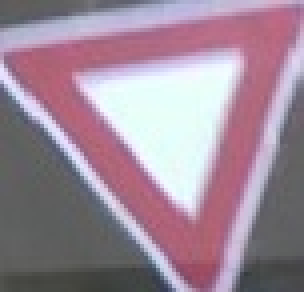
#> input picture approach2/raw_data/ceder_passage/equilateral_triangle_1018.jpg, 76 x 73 px, given in place of the camera (shown 4 times larger)
$ python triangle1.py
#> lines starting #> are read from the running program, lines starting #| are printed output that depends on the picture; after the words box and inside, x2 and y2 are one past the last pixel; in counts of white or black regions, pixels touching at a corner belong together
import cv2
import os
import numpy as np

# Create a folder to store your dataset
dataset_folder = "large_equilateral_triangle_road_signs"
if not os.path.exists(dataset_folder):
    os.makedirs(dataset_folder)

# Start webcam
cap = cv2.VideoCapture(0)

# Create a counter for the images
img_counter = 0

# Set a minimum area threshold for the triangle to be considered large enough
min_area = 500  # Adjust this value based on your requirements

while True:
    ret, frame = cap.read()
#> frame is the input picture: shape (73, 76, 3); mean B, G, R 152.1, 136.9, 158.3
    if not ret:
        break

    # Convert the frame to grayscale
    gray = cv2.cvtColor(frame, cv2.COLOR_BGR2GRAY)
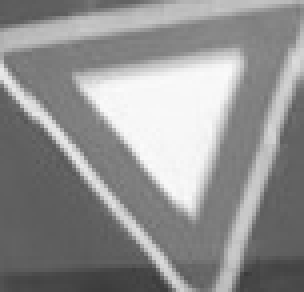
#> gray: shape (73, 76) (shown 4 times larger); min 58, max 251, mean 145

    # Apply GaussianBlur to reduce noise and improve contour detection
    blurred = cv2.GaussianBlur(gray, (5, 5), 0)
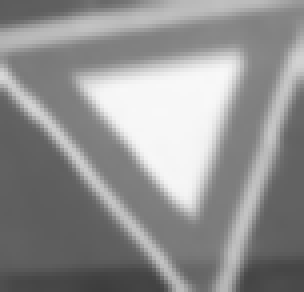
#> blurred: shape (73, 76) (shown 4 times larger); min 61, max 248, mean 145

    # Edge detection using Canny
    edges = cv2.Canny(blurred, 50, 150)
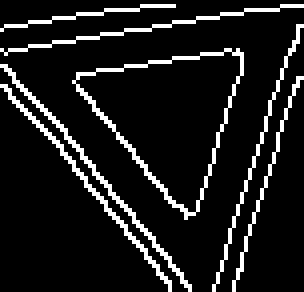
#> edges: shape (73, 76) (shown 4 times larger); 10.7% white in thin lines or dots

    # Find contours in the edge-detected image
    contours, _ = cv2.findContours(edges.copy(), cv2.RETR_EXTERNAL, cv2.CHAIN_APPROX_SIMPLE)
#> contours = 7 contours, 4 with area under 20; largest, box (x1, y1, x2, y2) and area: (18, 12, 61, 55) 935, (0, 16, 48, 73) 46, (0, 21, 43, 73) 42

    for contour in contours:
        # Approximate the contour to a polygon
        epsilon = 0.04 * cv2.arcLength(contour, True)
        approx = cv2.approxPolyDP(contour, epsilon, True)

        # If the polygon has 3 vertices, it's a triangle
        if len(approx) == 3:
            # Calculate the lengths of the sides of the triangle
            side1 = np.linalg.norm(approx[0] - approx[1])
            side2 = np.linalg.norm(approx[1] - approx[2])
            side3 = np.linalg.norm(approx[2] - approx[0])

            # Check if the sides are approximately equal (tolerance can be adjusted)
            if abs(side1 - side2) < 5 and abs(side2 - side3) < 5:
                # Calculate the area of the triangle
                area = cv2.contourArea(contour)

                # Check if the area is large enough
                if area > min_area:
                    # Get the bounding box of the triangle
                    x, y, w, h = cv2.boundingRect(approx)

                    # Crop and save the detected triangle region
                    img_counter += 1
                    triangle = frame[y:y + h, x:x + w]
                    cv2.imwrite(f"{dataset_folder}/equilateral_triangle_{img_counter}.jpg", triangle)
#> this loop made 7 passes
#> (epsilon, approx, side1, side2, side3, area, x, y) on pass 4: (5.63, [[19, 18], [48, 53], [60, 13]], 45.45, 41.76, 41.3, 935, 19, 13)
#> (epsilon, approx) on passes 1, 2, 3, 5, 6, 7: (5.5, [[0, 21], [42, 72]]), (4.83, [[75, 19], [58, 72]]), (6.06, [[0, 16], [47, 72]]), (6.03, [[75, 6], [53, 72]]), (6.43, [[75, 1], [0, 12]]), (3.64, [[43, 1], [0, 7]])
#> after the loop, img_counter = 1

    # Show the frame with triangle detections
    cv2.imshow('Large Equilateral Triangle Road Sign Detection', frame)

    if cv2.waitKey(1) & 0xFF == ord('q'):  # Press 'q' to quit
#> (key q is pressed here)
        break

cap.release()
cv2.destroyAllWindows()

$ run again, on approach2/raw_data/ceder_passage/equilateral_triangle_111.jpg
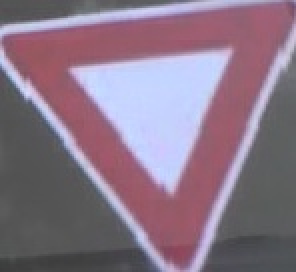
#> input picture approach2/raw_data/ceder_passage/equilateral_triangle_111.jpg, 148 x 136 px, given in place of the camera (shown 2 times larger)
#> frame is the input picture: shape (136, 148, 3); mean B, G, R 134.7, 117.4, 137.2
#> `edges = cv2.Canny(blurred, 50, 150)`:
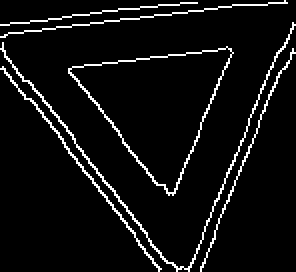
#> edges: shape (136, 148) (shown 2 times larger); 6% white in thin lines or dots
#> contours = 6 contours, 2 with area under 20; largest, box (x1, y1, x2, y2) and area: (34, 23, 117, 98) 3025, (0, 11, 148, 136) 114, (0, 33, 81, 136) 76, (100, 24, 148, 136) 25
#> the loop `for contour in contours:` made 6 passes
#> (epsilon, approx, side1, side2, side3, area, x, y) on pass 3: (10.4, [[116, 26], [34, 36], [86, 97]], 82.61, 80.16, 77.08, 3025, 34, 26)
#> pass 3, `triangle = frame[y:y + h, x:x + w]`:
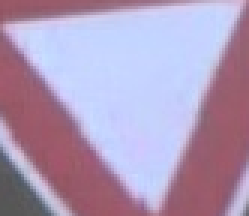
#> triangle: shape (72, 83, 3) (shown 3 times larger); mean B, G, R 184.7, 154.2, 174.5
#> after the loop `for contour in contours:`: img_counter = 1
